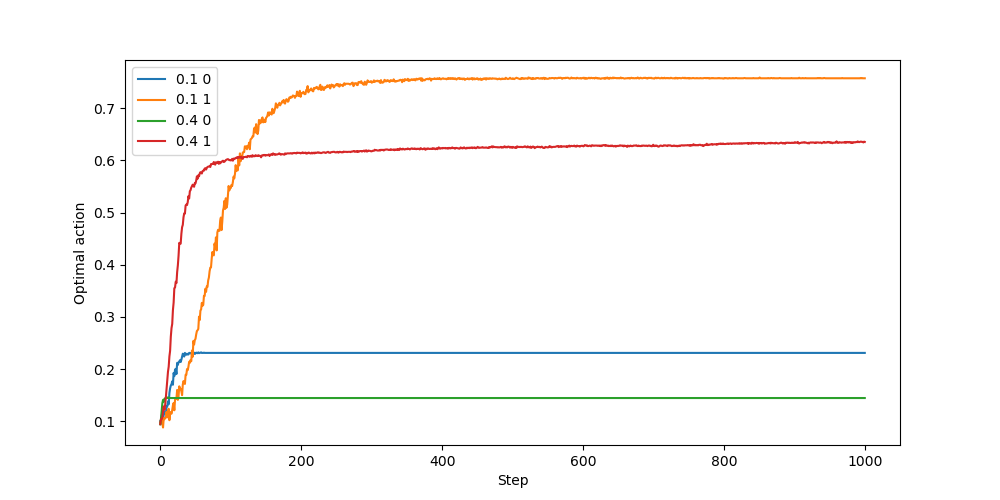

Recreate this plot in Python.
import matplotlib
import matplotlib.pyplot as plt
import numpy as np
from tqdm import trange
import math 


class CFG:
    n = 10
    mean = 4.0
    variance = 1.0
    t = 1000
    n_try = 2000
    alphas = [0.1, 0.4]

class bandit():
    def __init__(self, mean, variance):
        self.mean = mean
        self.variance = variance
        self.estimate = 0
    def get_reward(self):
        reward = np.random.randn() + self.mean
        return reward

def update_gradient(reward, action, bandits, baseline, alpha, avg, prob):
    #Gradient update
    bandits[action].estimate += alpha * (reward - avg * baseline) * (1 - prob)
    for i in range(CFG.n) :
        if i != action :
            bandits[i].estimate -= alpha * (reward - avg * baseline) * prob

def get_result_gradient(alpha, baseline):
    bandits = [bandit(np.random.randn() + CFG.mean, CFG.variance) for i in range(CFG.n)]
    res = []
    avg = 0
    best_choice = np.argmax([bandit.mean for bandit in bandits])
    for step in range(CFG.t):
        exp_est = [np.exp(bandit.estimate) for bandit in bandits]
        probs = [np.exp(bandit.estimate) / np.sum(exp_est) for bandit in bandits]
        choose = np.random.choice(np.arange(CFG.n), p = probs)
        reward = bandits[choose].get_reward()
        avg += (reward - avg) / (step + 1)
        if (choose == best_choice) :
            res.append(1)
        else :
            res.append(0)
        update_gradient(reward, choose, bandits, baseline, alpha, avg, probs[choose])
    return res

plt.figure(figsize=(10, 5))

for alpha in CFG.alphas :
    for baseline in range(2) :
        res = np.zeros(CFG.t)
        for tr in trange(CFG.n_try):
            res += get_result_gradient(alpha, baseline)
        print(res.shape)
        res /= CFG.n_try
        plt.plot(res, label = str(alpha) + ' ' + str(baseline))
        print(f'done case' )

plt.xlabel('Step')
plt.ylabel('Optimal action')
plt.legend()
plt.savefig('Figure 2_5.png')
plt.show()